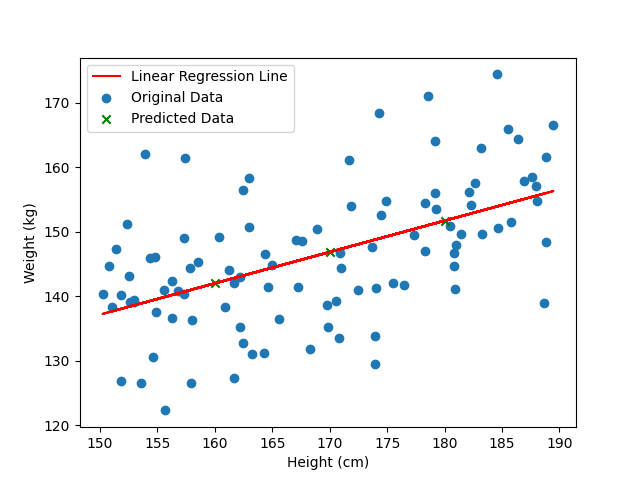

Reproduce this figure in Python.
# Import necessary libraries
import numpy as np
import matplotlib.pyplot as plt
from sklearn.linear_model import LinearRegression

# Generate some synthetic data
np.random.seed(42)
height = np.random.uniform(low=150, high=190, size=100)
weight = 0.6 * height + 45 + np.random.normal(scale=10, size=100)

# Reshape the data
height = height.reshape(-1, 1)  # Reshape to a column vector

# Create a linear regression model
model = LinearRegression()

# Fit the model to the data
model.fit(height, weight)

# Make predictions for new data points
new_heights = np.array([160, 170, 180]).reshape(-1, 1)
predicted_weights = model.predict(new_heights)

# Plot the data and the linear regression line
plt.scatter(height, weight, label='Original Data')
plt.plot(height, model.predict(height), color='red', label='Linear Regression Line')
plt.scatter(new_heights, predicted_weights, color='green', marker='x', label='Predicted Data')
plt.xlabel('Height (cm)')
plt.ylabel('Weight (kg)')
plt.legend()
plt.show()
